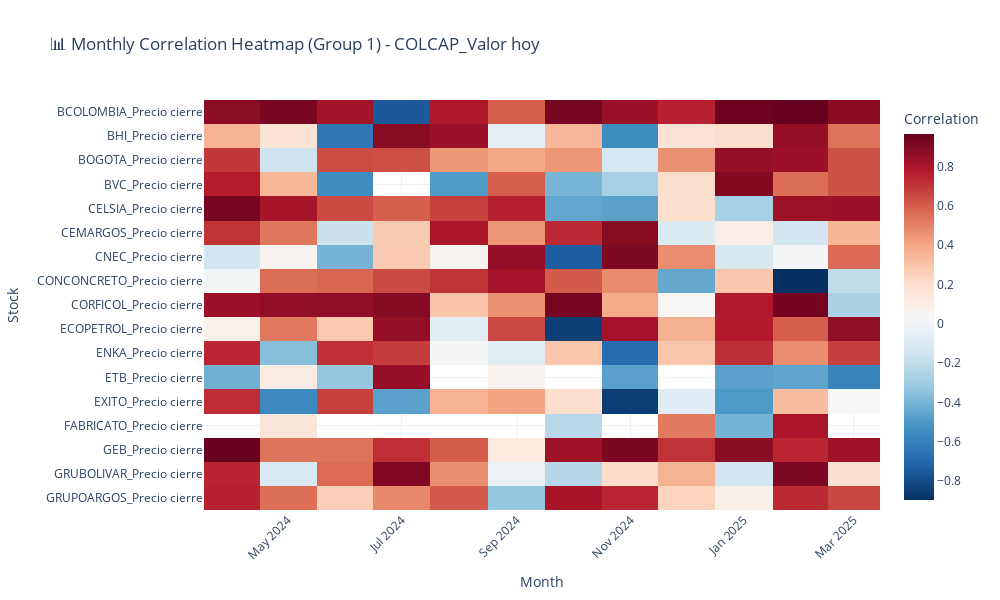
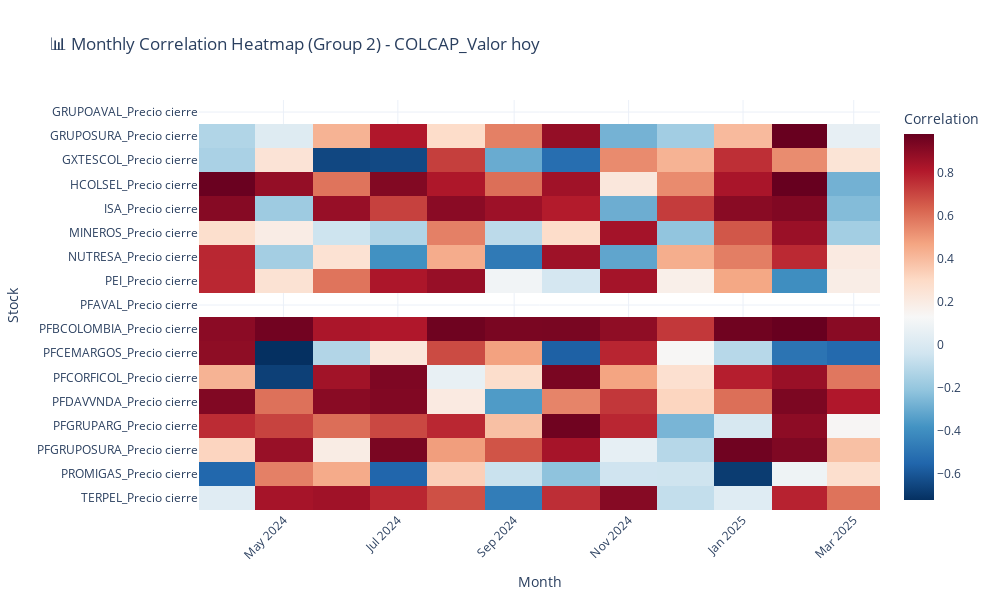

The code cell stored with these charts, in order, in its notebook:
### Code cell
from datetime import datetime, timedelta

# Compute the date one year ago from today
one_year_ago = datetime.today() - timedelta(days=365)

# 🔹 **Filter data from the last year**
df_close = df_close[df_close["Fecha"] >= one_year_ago]

# Create 'YearMonth' column for grouping
df_close["YearMonth"] = df_close["Fecha"].dt.to_period("M")

# Drop 'Fecha' and 'YearMonth' before correlation calculations
df_corr = df_close.drop(columns=["Fecha", "YearMonth"])

# Compute monthly correlation
monthly_corr = df_close.groupby("YearMonth").corr()

# Handle missing data (Forward-fill & Back-fill)
df_close.fillna(method='ffill', inplace=True)
df_close.fillna(method='bfill', inplace=True)

# Select target stock
target_stock = "COLCAP_Valor hoy"  # Replace with your chosen stock column name

# **1️⃣ Calculate Historical Correlation**
historical_corr = df_corr.corr()[target_stock].drop(target_stock, errors="ignore")

# **2️⃣ Calculate Monthly Correlation**
monthly_corr = monthly_corr.xs(target_stock, level=1, axis=0)
monthly_corr = monthly_corr.drop(target_stock, axis=1, errors="ignore")

# 🔹 Convert 'YearMonth' to string (Fix Period object issue)
monthly_corr.index = monthly_corr.index.astype(str)

#delete the column "Fecha"
if "Fecha" in monthly_corr.columns:
    monthly_corr = monthly_corr.drop(columns=["Fecha"])

# 🔥 **Split into Two Groups**
stocks = list(monthly_corr.columns)
midpoint = len(stocks) // 2  # Divide into two equal parts

group1 = stocks[:midpoint]  # First half
group2 = stocks[midpoint:]  # Second half


# **Function to Create Heatmap**
def plot_heatmap(corr_data, group, title):
    fig = px.imshow(
        corr_data[group].T,  # Transpose for better view
        labels=dict(x="Month", y="Stock", color="Correlation"),
        title=title,
        color_continuous_scale="RdBu_r",
        aspect="auto",
    )

    fig.update_layout(
        autosize=False,
        width=1000,
        height=600,
        xaxis=dict(tickangle=-45),
        template="plotly_white",  # ✅ Clean & professional look
    )

    fig.show()

# **Plot Heatmaps**
plot_heatmap(monthly_corr, group1, f"📊 Monthly Correlation Heatmap (Group 1) - {target_stock}")
plot_heatmap(monthly_corr, group2, f"📊 Monthly Correlation Heatmap (Group 2) - {target_stock}")

### Figure 1 — Plotly figure (JSON) as saved in the notebook; plotly's stock layout.template omitted (floating-point values rounded to 4 significant figures; data arrays with more than 128 entries replaced by an {"elided": "..."} marker saying what was removed)
{"data": [{"coloraxis": "coloraxis", "hovertemplate": "Month: %{x}<br>Stock: %{y}<br>Correlation: %{z}<extra></extra>", "name": "0", "type": "heatmap", "x": ["2024-04", "2024-05", "2024-06", "2024-07", "2024-08", "2024-09", "2024-10", "2024-11", "2024-12", "2025-01", "2025-02", "2025-03"], "xaxis": "x", "y": ["BCOLOMBIA_Precio cierre", "BHI_Precio cierre", "BOGOTA_Precio cierre", "BVC_Precio cierre", "CELSIA_Precio cierre", "CEMARGOS_Precio cierre", "CNEC_Precio cierre", "CONCONCRETO_Precio cierre", "CORFICOL_Precio cierre", "ECOPETROL_Precio cierre", "ENKA_Precio cierre", "ETB_Precio cierre", "EXITO_Precio cierre", "FABRICATO_Precio cierre", "GEB_Precio cierre", "GRUBOLIVAR_Precio cierre", "GRUPOARGOS_Precio cierre"], "yaxis": "y", "z": {"elided": "17x12 float values"}}], "layout": {"autosize": false, "coloraxis": {"colorbar": {"title": {"text": "Correlation"}}, "colorscale": [[0, "rgb(5,48,97)"], [0.1, "rgb(33,102,172)"], [0.2, "rgb(67,147,195)"], [0.3, "rgb(146,197,222)"], [0.4, "rgb(209,229,240)"], [0.5, "rgb(247,247,247)"], [0.6, "rgb(253,219,199)"], [0.7, "rgb(244,165,130)"], [0.8, "rgb(214,96,77)"], [0.9, "rgb(178,24,43)"], [1, "rgb(103,0,31)"]]}, "height": 600, "title": {"text": "📊 Monthly Correlation Heatmap (Group 1) - COLCAP_Valor hoy"}, "width": 1000, "xaxis": {"anchor": "y", "domain": [0, 1], "tickangle": -45, "title": {"text": "Month"}}, "yaxis": {"anchor": "x", "autorange": "reversed", "domain": [0, 1], "title": {"text": "Stock"}}}}

### Figure 2 — Plotly figure (JSON) as saved in the notebook; plotly's stock layout.template omitted (floating-point values rounded to 4 significant figures; data arrays with more than 128 entries replaced by an {"elided": "..."} marker saying what was removed)
{"data": [{"coloraxis": "coloraxis", "hovertemplate": "Month: %{x}<br>Stock: %{y}<br>Correlation: %{z}<extra></extra>", "name": "0", "type": "heatmap", "x": ["2024-04", "2024-05", "2024-06", "2024-07", "2024-08", "2024-09", "2024-10", "2024-11", "2024-12", "2025-01", "2025-02", "2025-03"], "xaxis": "x", "y": ["GRUPOAVAL_Precio cierre", "GRUPOSURA_Precio cierre", "GXTESCOL_Precio cierre", "HCOLSEL_Precio cierre", "ISA_Precio cierre", "MINEROS_Precio cierre", "NUTRESA_Precio cierre", "PEI_Precio cierre", "PFAVAL_Precio cierre", "PFBCOLOMBIA_Precio cierre", "PFCEMARGOS_Precio cierre", "PFCORFICOL_Precio cierre", "PFDAVVNDA_Precio cierre", "PFGRUPARG_Precio cierre", "PFGRUPOSURA_Precio cierre", "PROMIGAS_Precio cierre", "TERPEL_Precio cierre"], "yaxis": "y", "z": {"elided": "17x12 float values"}}], "layout": {"autosize": false, "coloraxis": {"colorbar": {"title": {"text": "Correlation"}}, "colorscale": [[0, "rgb(5,48,97)"], [0.1, "rgb(33,102,172)"], [0.2, "rgb(67,147,195)"], [0.3, "rgb(146,197,222)"], [0.4, "rgb(209,229,240)"], [0.5, "rgb(247,247,247)"], [0.6, "rgb(253,219,199)"], [0.7, "rgb(244,165,130)"], [0.8, "rgb(214,96,77)"], [0.9, "rgb(178,24,43)"], [1, "rgb(103,0,31)"]]}, "height": 600, "title": {"text": "📊 Monthly Correlation Heatmap (Group 2) - COLCAP_Valor hoy"}, "width": 1000, "xaxis": {"anchor": "y", "domain": [0, 1], "tickangle": -45, "title": {"text": "Month"}}, "yaxis": {"anchor": "x", "autorange": "reversed", "domain": [0, 1], "title": {"text": "Stock"}}}}
